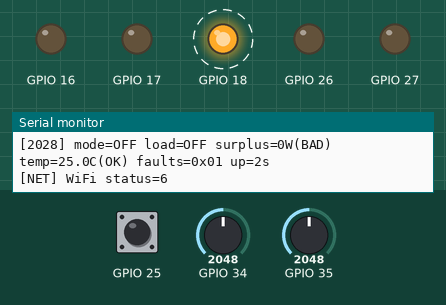
The program below on a simulated ESP32. Shown: output pins drawn as LEDs (lit = HIGH), the last lines printed to the serial monitor. Dashed ring = blinking. The inputs (shaded band) are chosen by the test bench; at power-on: GPIO 25 HIGH, GPIO 35 = 2048, GPIO 34 = 2048 (analog values on the 0–4095 scale). WiFi joins after 1.5 s; servers stay silent unless stated; a WiFi scan finds three made-up networks; no MQTT or app messages arrive unless stated.

Above: at 3.2 s.
3.3 s: GPIO 25 pulled LOW for 0.15 s
At 4.4 s:
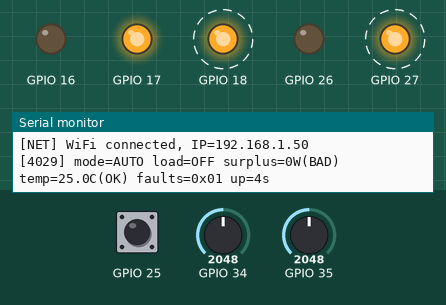
9.4 s: GPIO 35 set to 50
12.4 s: GPIO 25 pulled LOW for 1 s
At 12.75 s:
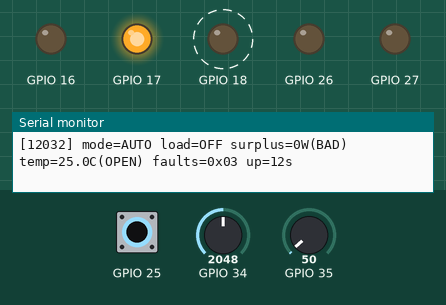
16.4 s: GPIO 25 pulled LOW for 0.15 s
At 17.25 s:
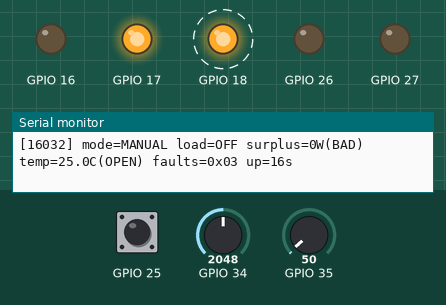
Timing chart, 0 to 23.5 s (numbered marks = the images above; inputs shaded):
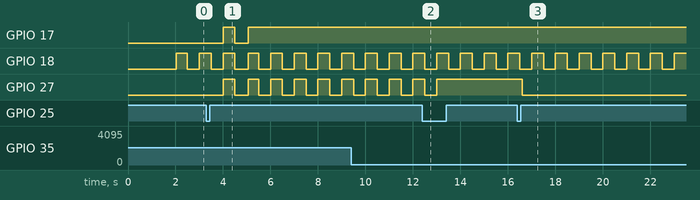

Measured:
- after the input at 3.3 s, GPIO 27: alternates HIGH for 0.50 s and LOW for 0.50 s, starting after 0.70 s
- after the input at 12.4 s, GPIO 27: goes on until 13.0 s, then stays HIGH
- after the input at 16.4 s, GPIO 27: HIGH → LOW after 0.20 s
- by itself, GPIO 18: alternates HIGH for 0.50 s and LOW for 0.50 s

The program:

main.cpp
```cpp
// =============================================================================
// main.cpp - composition root and non-blocking super-loop
//
// setup() establishes the boot fail-safe (GPIO26 OFF) BEFORE anything else,
// then initializes modules in safe order. loop() runs one sample -> evaluate
// -> actuate -> telemetry pass per iteration, fully non-blocking (millis()-
// based timing, no delay() in steady state).
//
// The load is driven ONLY through hal::setLoad() from exactly one call site
// here, fed by the Decision returned from control::evaluate().
//
// MODE is set at runtime by BOTH the local button AND Home Assistant (last
// change wins): the local UI always works, even with WiFi down. Local OFF and
// any FAULT always force the load off and override remote (enforced in control).
// =============================================================================

#include <Arduino.h>
#include <esp_task_wdt.h>

#include "config.h"
#include "hal.h"
#include "temperature.h"
#include "control.h"
#include "net.h"
#include "oled.h"

namespace {

control::State g_state;

uint32_t g_lastControlMs = 0;
uint32_t g_lastStatusMs  = 0;

// Overflow-safe periodic gate: returns true and advances `last` when due.
bool due(uint32_t& last, uint32_t interval, uint32_t nowMs) {
  if ((uint32_t)(nowMs - last) >= interval) {
    last = nowMs;
    return true;
  }
  return false;
}

void updateLeds(const control::Decision& d, uint32_t nowMs) {
  hal::setLed(hal::Led::Load, hal::loadState());

  // Fault LED: blink while a fault is latched (signals "needs operator clear").
  bool faulted = (d.faultMask != control::FAULT_NONE);
  hal::setLed(hal::Led::Fault, faulted ? hal::blinkPhase(nowMs) : false);

  // Mode LED: OFF = dark, AUTO = ~1 Hz blink, MANUAL = solid on.
  bool modeLed = false;
  switch (d.activeMode) {
    case control::Mode::MANUAL: modeLed = true;                  break;
    case control::Mode::AUTO:   modeLed = hal::blinkPhase(nowMs); break;
    default:                    modeLed = false;                 break;  // OFF / INVALID
  }
  hal::setLed(hal::Led::Mode, modeLed);

  // WiFi LED: solid when MQTT is up, blink when WiFi-but-no-broker, off when down.
  switch (net::linkState()) {
    case net::LinkState::ONLINE:    hal::setLed(hal::Led::WiFi, true);                  break;
    case net::LinkState::WIFI_ONLY: hal::setLed(hal::Led::WiFi, hal::blinkPhase(nowMs)); break;
    case net::LinkState::OFFLINE:   hal::setLed(hal::Led::WiFi, false);                 break;
  }
}

#if ENABLE_SERIAL_DEBUG
const char* modeName(control::Mode m) {
  switch (m) {
    case control::Mode::OFF:     return "OFF";
    case control::Mode::MANUAL:  return "MANUAL";
    case control::Mode::AUTO:    return "AUTO";
    case control::Mode::INVALID: return "INVALID";
  }
  return "?";
}

const char* tempStatusName(temperature::Status s) {
  switch (s) {
    case temperature::Status::OK:           return "OK";
    case temperature::Status::OPEN:         return "OPEN";
    case temperature::Status::SHORT:        return "SHORT";
    case temperature::Status::OUT_OF_RANGE: return "RANGE";
  }
  return "?";
}

void printStatus(const control::Decision& d, uint32_t surplusW,
                 bool surplusValid, float tempC, temperature::Status tempStatus,
                 uint32_t nowMs) {
  Serial.printf(
      "[%lu] mode=%s load=%s surplus=%luW(%s) temp=%.1fC(%s) faults=0x%02X up=%lus\n",
      static_cast<unsigned long>(nowMs),
      modeName(d.activeMode),
      hal::loadState() ? "ON" : "OFF",
      static_cast<unsigned long>(surplusW),
      surplusValid ? "ok" : "BAD",
      tempC,
      tempStatusName(tempStatus),
      static_cast<unsigned>(d.faultMask),
      static_cast<unsigned long>(nowMs / 1000u));
}
#endif  // ENABLE_SERIAL_DEBUG

}  // namespace

void setup() {
  // INVARIANT #1: force GPIO26 OFF before Serial, config, sensors, anything.
  hal::initFailSafe();

  hal::init();

  // Pre-seed sensor filters so the first evaluate() sees settled values and
  // cannot read a transient that spuriously faults OR (worse) permits ON.
  hal::seedSurplusFilter();
  temperature::init();

  uint32_t now = millis();
  control::init(g_state, now);

  net::begin();
  oled::begin();

  // Arm the Task Watchdog LAST, once init is complete. If loop() ever stalls
  // longer than WATCHDOG_TIMEOUT_S the chip panics and resets; on reboot
  // hal::initFailSafe() drives GPIO26 LOW first thing, so a hang -> load OFF.
  // This is the stall-to-safe backstop: a wedged loop must never leave a
  // high-power contactor energized with no thermal/PV supervision running.
#if ESP_ARDUINO_VERSION >= ESP_ARDUINO_VERSION_VAL(3, 0, 0)
  // Arduino-ESP32 3.x: esp_task_wdt_init takes a config struct.
  esp_task_wdt_config_t wdtConfig = {};
  wdtConfig.timeout_ms = WATCHDOG_TIMEOUT_S * 1000u;
  wdtConfig.idle_core_mask = 0;
  wdtConfig.trigger_panic = true;
  esp_task_wdt_init(&wdtConfig);
#else
  // Arduino-ESP32 2.x: (timeout_seconds, panic_on_timeout).
  esp_task_wdt_init(WATCHDOG_TIMEOUT_S, true);
#endif
  esp_task_wdt_add(NULL);  // subscribe the loop task (the Arduino loopTask)

#if ENABLE_SERIAL_DEBUG
  Serial.println(F("[BOOT] init complete; entering control loop"));
#endif
}

void loop() {
  uint32_t now = millis();

  // Feed the Task Watchdog every iteration. As long as loop() keeps cycling the
  // chip is healthy; a stall starves the WDT and forces a reset-to-safe.
  esp_task_wdt_reset();

  // Service WiFi/MQTT (no-op in the pure-local build).
  net::loop(now);

  // Sensors sample themselves on their own cadence (SAMPLE_INTERVAL_MS).
  hal::updateSurplus(now);
  temperature::update(now);

  // Poll the button every loop so debounce/long-press timing is accurate.
  // Short press = release before the long threshold; long press = held past it.
  hal::ButtonEvent btn = hal::pollButton(now);
  static bool s_shortPending = false;
  static bool s_longPending  = false;
  if (btn.shortPress) s_shortPending = true;
  if (btn.longPress)  s_longPending  = true;

  static control::Decision s_lastDecision{false, control::Mode::OFF,
                                          control::FAULT_NONE, "boot"};

  if (due(g_lastControlMs, CONTROL_TICK_MS, now)) {
    // --- Mode + manual arbitration (remote first, then local => local wins ties)
    // Remote (Home Assistant) commands are consume-once events, so they do NOT
    // override a local change on every tick. No-ops in the pure-local build.
    control::Mode remoteMode = control::Mode::OFF;
    if (net::takeModeCommand(remoteMode)) control::setMode(g_state, remoteMode);
    bool remoteManual = false;
    if (net::takeManualCommand(remoteManual)) control::setManualOn(g_state, remoteManual);
    // Thresholds are a level (idempotent); in the pure-local build the stub
    // returns the config defaults, so this is a harmless no-op.
    control::setThresholds(net::remoteThresholdOnW(), net::remoteThresholdOffW());
    bool remoteAck = net::consumeFaultReset();

    // Local button: short = cycle mode; long = ack a fault, else toggle MANUAL load.
    if (s_shortPending) control::cycleMode(g_state);
    bool localAck = false;
    if (s_longPending) {
      if (g_state.faults != control::FAULT_NONE) {
        localAck = true;
      } else if (g_state.mode == control::Mode::MANUAL) {
        control::toggleManual(g_state);
      }
    }
    s_shortPending = false;
    s_longPending = false;

    control::Inputs in;
    in.buttonLong = remoteAck || localAck;  // fault acknowledge

    // --- PV surplus source -------------------------------------------------
#if SURPLUS_SOURCE_MQTT
    in.surplusW      = net::surplusW();             // clamped >=0 (import -> 0 W)
    in.surplusValid  = net::surplusValid();
    in.pvSampleAgeMs = (uint32_t)(now - net::surplusLastSampleMs());
#if ENABLE_LOCAL_SURPLUS_FALLBACK
    // If the MQTT feed has gone stale, fall back to the local ADC (GPIO34)
    // instead of faulting to OFF. Only sensible once a real local sensor is
    // wired (otherwise a floating pin feeds garbage to AUTO). Default OFF.
    if (in.pvSampleAgeMs > PV_STALE_MS) {
      in.surplusW      = hal::surplusW();
      in.surplusValid  = hal::surplusValid();
      in.pvSampleAgeMs = (uint32_t)(now - hal::surplusLastSampleMs());
    }
#endif
#else
    in.surplusW      = hal::surplusW();
    in.surplusValid  = hal::surplusValid();
    in.pvSampleAgeMs = (uint32_t)(now - hal::surplusLastSampleMs());
#endif

    // --- Temperature (always the local NTC) --------------------------------
    in.tempC           = temperature::degC();
    in.tempStatus      = temperature::status();
    in.tempSampleAgeMs = (uint32_t)(now - temperature::lastSampleMs());

    control::Decision d = control::evaluate(g_state, in, now);

    // SINGLE steady-state call site that drives the load.
    hal::setLoad(d.desiredLoad, d.reason);

    s_lastDecision = d;
    updateLeds(d, now);
    oled::render(g_state, d, in.surplusW, in.tempC);
  } else {
    // Keep LED animations (fault/AUTO blink) smooth between control ticks.
    updateLeds(s_lastDecision, now);
  }

#if ENABLE_WIFI
  // Telemetry to Home Assistant: on cadence, AND immediately after any inbound
  // command so HA echoes the EFFECTIVE value (e.g. a rejected threshold).
  static uint32_t s_lastMqttPubMs = 0;
  bool cmdEcho = net::takeCmdDirty();
  if (cmdEcho) s_lastMqttPubMs = now;  // realign cadence after an echo
  if (cmdEcho || due(s_lastMqttPubMs, MQTT_STATE_PUBLISH_MS, now)) {
#if SURPLUS_SOURCE_MQTT
    long     surplusRaw  = net::surplusRawW();
    uint32_t surplusUsed = net::surplusW();
#else
    long     surplusRaw  = (long)hal::surplusW();
    uint32_t surplusUsed = hal::surplusW();
#endif
    net::publishState(s_lastDecision, hal::loadState(), surplusRaw, surplusUsed,
                      temperature::degC(), temperature::status(), now / 1000u);
  }
#endif

#if ENABLE_SERIAL_DEBUG
  if (due(g_lastStatusMs, STATUS_INTERVAL_MS, now)) {
#if SURPLUS_SOURCE_MQTT
    uint32_t surplusDisp   = net::surplusW();      // show the source control actually uses
    bool     surplusOkDisp = net::surplusValid();
#else
    uint32_t surplusDisp   = hal::surplusW();
    bool     surplusOkDisp = hal::surplusValid();
#endif
    printStatus(s_lastDecision, surplusDisp, surplusOkDisp,
                temperature::degC(), temperature::status(), now);
  }
#endif
}
```

control.h
```cpp
#pragma once

// =============================================================================
// control.h - the brain: mode/fault state machine
//
// Pure decision logic. The selected mode lives in State and changes only via
// cycleMode()/setMode(); evaluate() consumes sampled inputs (surplus, temperature,
// sample ages, fault-ack) and emits a Decision (desired load, active mode, fault
// mask). It performs NO direct GPIO/ADC access; main applies the Decision through
// the single hal::setLoad() choke-point.
//
// Strict descending priority: FAULT > OFF > MANUAL > AUTO.
// =============================================================================

#include <Arduino.h>
#include "temperature.h"

namespace control {

enum class Mode : uint8_t { OFF, MANUAL, AUTO, INVALID };

// FaultCode is a bitmask so multiple faults can latch simultaneously and be
// reported individually over serial.
enum Fault : uint16_t {
  FAULT_NONE             = 0,
  FAULT_PV_INVALID       = 1u << 0,  // PV reading railed / out of plausible window
  FAULT_NTC_OPEN         = 1u << 1,  // NTC open circuit (Rntc -> inf)
  FAULT_NTC_SHORT        = 1u << 2,  // NTC short circuit (Rntc -> 0)
  FAULT_NTC_RANGE        = 1u << 3,  // NTC reading out of valid temperature range
  FAULT_OVERTEMP         = 1u << 4,  // temperature over limit
  FAULT_MODE_SELECTOR    = 1u << 5,  // reserved (legacy hardware selector; unused with cycle-button UI)
  FAULT_SENSOR_STALE     = 1u << 6,  // a sensor sample path stopped updating (heartbeat lost)
  FAULT_INTERNAL         = 1u << 7,  // self-consistency / invariant violation
};

// Inputs gathered by main once per control tick.
struct Inputs {
  bool                buttonLong;    // fault-acknowledge request this tick (long-press / HA reset)
  uint32_t            surplusW;      // filtered PV surplus in watts
  bool                surplusValid;  // PV reading within plausible window
  float               tempC;         // filtered NTC temperature
  temperature::Status tempStatus;    // NTC health classification
  uint32_t            pvSampleAgeMs;   // age of the last PV sample
  uint32_t            tempSampleAgeMs; // age of the last NTC sample
};

// Output produced by evaluate(); main applies desiredLoad via hal::setLoad().
struct Decision {
  bool        desiredLoad;
  Mode        activeMode;
  uint16_t    faultMask;
  const char* reason;  // human-readable cause for the load command (for logging)
};

// Persistent controller state, owned by main and passed to evaluate() each tick.
struct State {
  Mode     mode;
  bool     manualOn;             // MANUAL latch toggled by the button
  uint16_t faults;               // latched fault bitmask
  uint32_t lastLoadChangeMs;     // for minimum-dwell enforcement (ON transitions)
  uint32_t onCandidateSinceMs;   // AUTO: when surplus first crossed above ON threshold
  uint32_t offCandidateSinceMs;  // AUTO: when surplus first crossed below OFF threshold
  bool     onPending;            // AUTO: ON delay currently counting
  bool     offPending;           // AUTO: OFF delay currently counting
  bool     autoLoadOn;           // AUTO: committed sub-state (load on/off within AUTO)
  bool     committedLoad;        // last load level this controller actually committed
  uint32_t healthySinceMs;       // when ALL fault conditions last became healthy
  bool     wasHealthy;           // tracks healthy-edge for the recovery hold timer
};

// Initialize to the safe default (OFF, no faults, load off).
void init(State& s, uint32_t nowMs);

// Master tick: applies fault detection + latch + recovery, then strict priority.
Decision evaluate(State& s, const Inputs& in, uint32_t nowMs);

// --- Mode + manual control (set by main from the local button AND remote) ----
// cycleMode advances OFF -> AUTO -> MANUAL -> OFF (local short-press). setMode
// sets an explicit mode (remote command). Both reset the manual latch and AUTO
// timers on entry. toggleManual flips the MANUAL load latch (local long-press);
// setManualOn sets it (remote switch). FAULT and OFF always win in evaluate().
void cycleMode(State& s);
void setMode(State& s, Mode m);
void toggleManual(State& s);

// --- Runtime-adjustable AUTO thresholds (e.g. from Home Assistant) -----------
// Seeded from config defaults. setThresholds is validated and IGNORED unless
// offW < onW (hysteresis must hold), so a bad remote command can never invert
// the hysteresis. getThresholds reports the values in effect (for telemetry).
void setThresholds(uint32_t onW, uint32_t offW);
void getThresholds(uint32_t& onW, uint32_t& offW);

// Directly set the MANUAL load latch (used by a remote MANUAL switch). Takes
// effect only while the active mode is MANUAL; FAULT and OFF still force the
// load off with higher priority.
void setManualOn(State& s, bool on);

}  // namespace control
```

oled.h
```cpp
#pragma once

// =============================================================================
// oled.h - OPTIONAL I2C OLED display seam (v1 STUB)
//
// Compiled out by default (ENABLE_OLED 0). When disabled, these resolve to
// inline no-ops. The OLED is strictly READ-ONLY with respect to control: it
// renders state but never influences the load decision.
//
// v1 does NOT implement an OLED driver; the seam keeps main.cpp clean for a
// later version (would use PIN_OLED_SDA / PIN_OLED_SCL).
// =============================================================================

#include "config.h"
#include "control.h"

namespace oled {

#if ENABLE_OLED

void begin();
void render(const control::State& s, const control::Decision& d,
            uint32_t surplusW, float tempC);

#else  // ENABLE_OLED == 0 : inline no-op stubs

inline void begin() {}
inline void render(const control::State& /*s*/, const control::Decision& /*d*/,
                   uint32_t /*surplusW*/, float /*tempC*/) {}

#endif  // ENABLE_OLED

}  // namespace oled
```

secrets.example.h
```cpp
#pragma once

// =============================================================================
// secrets.example.h - TEMPLATE for connection secrets.
//
// Copy this file to "secrets.h" (same folder) and fill in your values.
// secrets.h is git-ignored so your credentials never get committed.
//
//   cp firmware/src/secrets.example.h firmware/src/secrets.h
//
// Only used when ENABLE_WIFI = 1.
// =============================================================================

#define WIFI_SSID "your-wifi-ssid"
#define WIFI_PASS "your-wifi-password"

// Home Assistant MQTT broker (e.g. the Mosquitto add-on). Host as IP or name.
#define MQTT_HOST "192.168.1.10"
#define MQTT_PORT 1883
#define MQTT_USER "mqtt-user"      // use "" for an anonymous broker
#define MQTT_PASS "mqtt-password"  // use "" for an anonymous broker

// Topic the ESP32 SUBSCRIBES to for the PV surplus (signed feed-in power, in W:
// positive = export/surplus, negative = grid import). A non-numeric payload such
// as "unavailable" is treated as a fault -> load OFF.
//
// Your HA sensor (sensor.qcells_inverter_h34c15j6s19024_feed_in_power) is NOT on
// MQTT by itself. See firmware/README.md for the small HA automation that
// re-publishes it to this topic on change AND on a fixed interval (so the
// controller's staleness watchdog stays fed).
#define MQTT_SURPLUS_TOPIC "pvctrl/surplus_w"
```

Source omitted: control.cpp (15162 bytes), net.cpp (17640 bytes), net.h (4657 bytes), temperature.cpp (3070 bytes), temperature.h (1454 bytes), config.h (11978 bytes), hal.cpp (7083 bytes), hal.h (3172 bytes)
